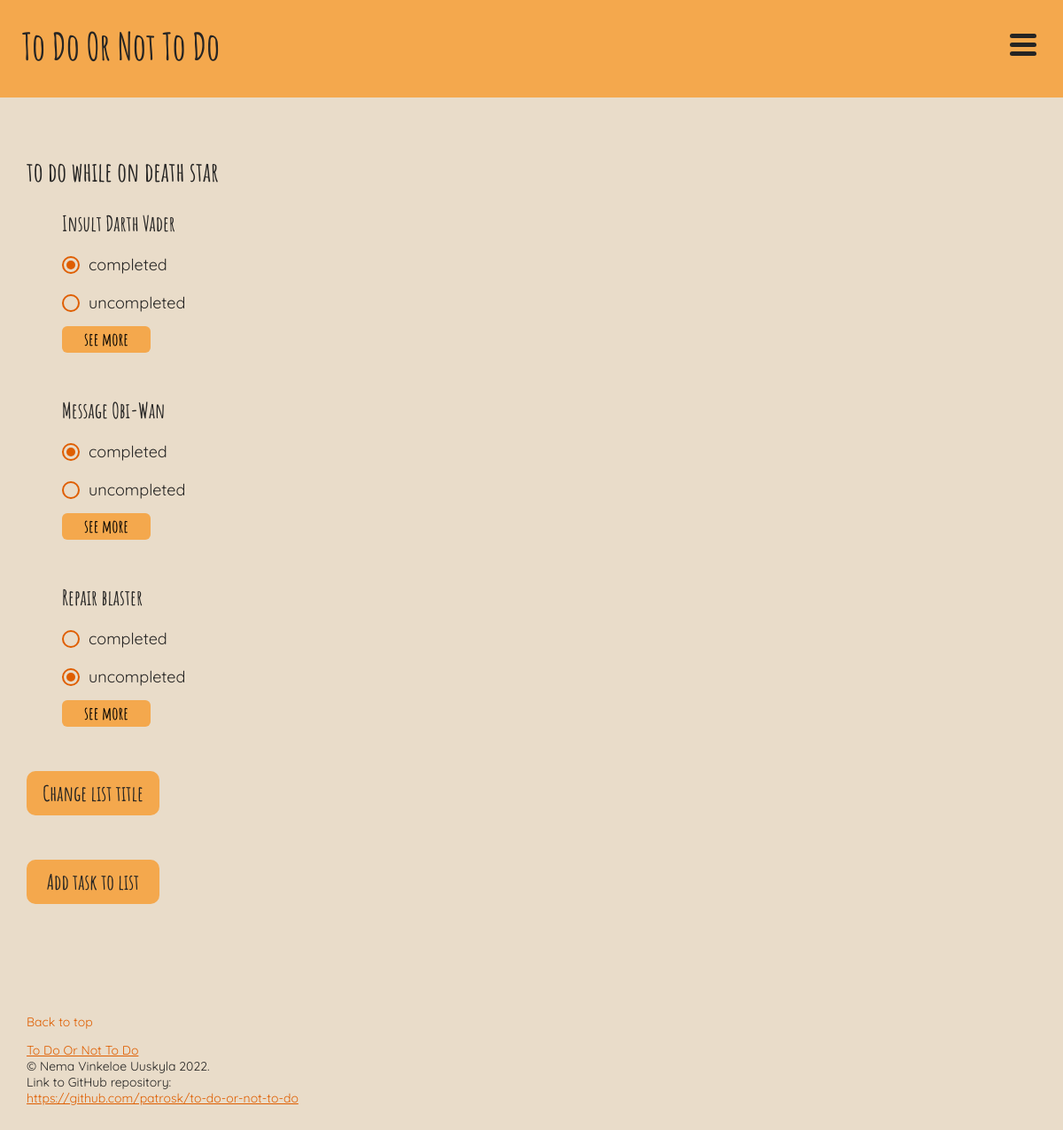
The app's page /single_list.php?id=18 (signed in), older data.
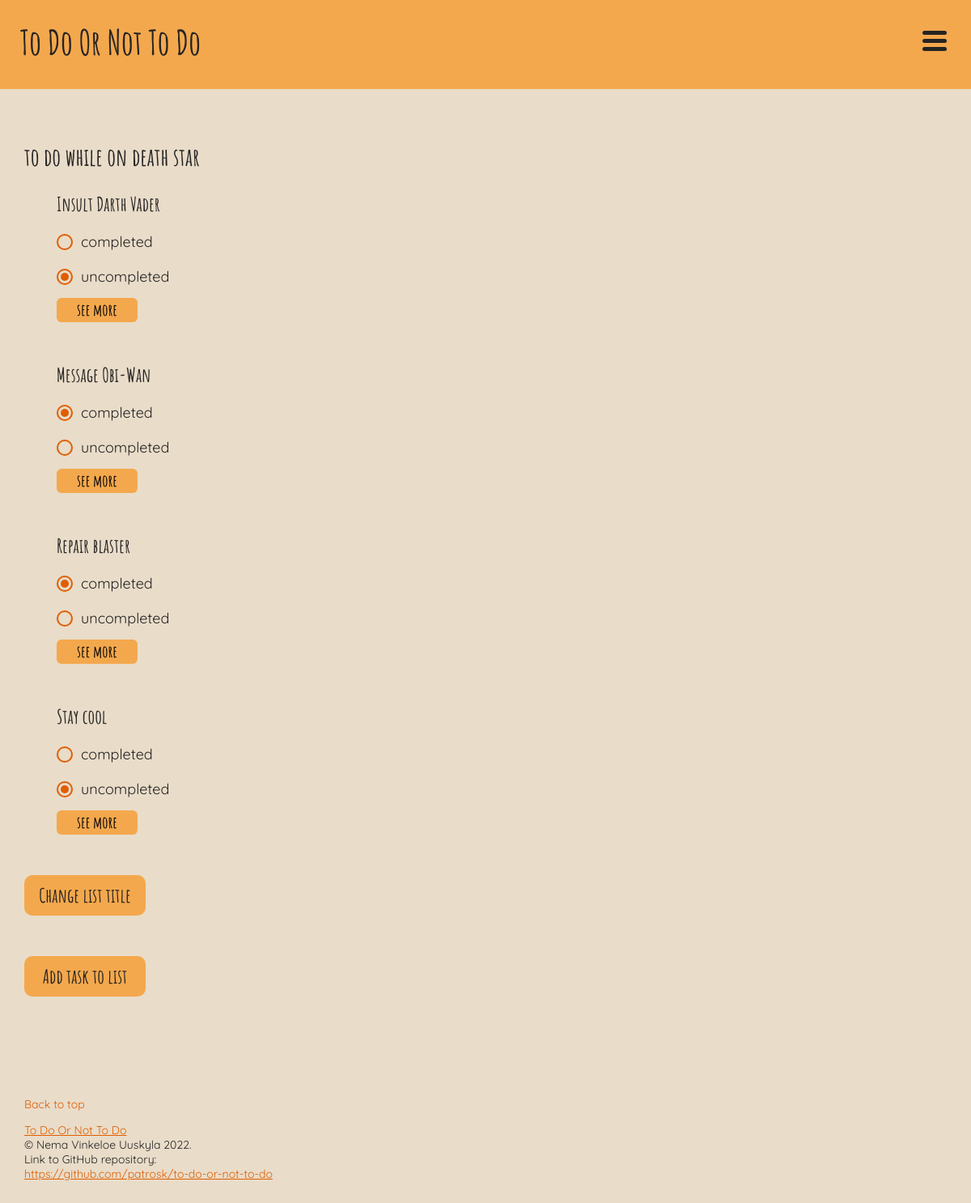
The same page, newer data.
### tables this page shows
CREATE TABLE lists (
	id INTEGER PRIMARY KEY AUTOINCREMENT,
	title VARCHAR,
	user_id VARCHAR,
	FOREIGN KEY (user_id) REFERENCES users(id)
);

CREATE TABLE tasks (
	id INTEGER PRIMARY KEY AUTOINCREMENT,
	user_id INTEGER,
	list_id INTEGER,
	name VARCHAR,
	description VARCHAR,
	created_at DATETIME,
	deadline_at DATETIME,
	completed_at DATETIME,
	FOREIGN KEY (user_id) REFERENCES users(id), 
	FOREIGN KEY (list_id) REFERENCES lists(id)
);

### app/config.php (called while the page is built, shortened)
<?php
return [
    'title' => 'To Do Or Not To Do',
    'database_path' => sprintf('sqlite:%s/database/database.db', __DIR__),
];

### app/autoload.php (called while the page is built, shortened)
<?php
require __DIR__ . '/config.php';
require __DIR__ . '/functions.php';
$config = require __DIR__ . '/config.php';

### app/functions.php (called while the page is built, shortened)
<?php
function get_lists(PDO $database)
{
    $user_id = $_SESSION['user']['id'];
    $statement = $database->prepare("SELECT * FROM lists WHERE user_id = :id");
    $statement->bindParam(':id', $user_id, PDO::PARAM_INT);
    $statement->execute();
    $lists = $statement->fetchAll(PDO::FETCH_ASSOC);
    return $lists;
}
function get_tasks_from_list(PDO $database, $list_id)
{
    $user_id = $_SESSION['user']['id'];
    $statement = $database->prepare("SELECT * FROM tasks WHERE user_id = :user_id AND list_id = :list_id");
    $statement->bindParam(':user_id', $user_id, PDO::PARAM_INT);
    $statement->bindParam(':list_id', $list_id, PDO::PARAM_INT);
    $statement->execute();
    $tasks = $statement->fetchAll(PDO::FETCH_ASSOC);
    return $tasks;
}
function task_status($task)
{
    if (isset($task['completed_at'])) {
        $status['completed'] = 'checked';
        $status['uncompleted'] = '';
    } else {
        $status['completed'] = '';
        $status['uncompleted'] = 'checked';
    }
    return $status;
}

### single_list.php (the view, shortened to what this page needs)
<?php
require __DIR__ . '/app/autoload.php';
require __DIR__ . '/views/header.php';
require __DIR__ . '/views/navigation.php';
?>
<?php
$id = $_GET['id'];
$lists = get_lists($database);
$tasks = get_tasks_from_list($database, $id); ?>
<?php foreach ($lists as $list) : ?>
    <?php if ($list['id'] == $id) : ?>
        <h2><?= $list['title'] ?></h2>
    <?php endif ?>
<?php endforeach ?>
<ul>
    <?php
    foreach ($tasks as $task) : ?>
        <?php $status = task_status($task); ?>
        <li>
            <div class="task-box">
                <a href="single_task.php?list_id=<?= $task['list_id'] ?>&task_id=<?= $task['id'] ?>"><?= $task['name'] ?></a>
                <?php $status = task_status($task); ?>
                <div class="complete-form">
                    <form action="/app/tasks/status.php?origin=single_list.php&list_id=<?= $task['list_id'] ?>&task_id=<?= $task['id'] ?>" method="post">
                        <div class="complete-button">
                            <input name="status" id="completed" value="completed" type="radio" <?= $status['completed'] ?>>
                            <label for="completed">completed</label>
                        </div>
                        <div class="complete-button">
                            <input name="status" id="uncompleted" value="uncompleted" type="radio" <?= $status['uncompleted'] ?>>
                            <label for="uncompleted">uncompleted</label>
                        </div>
                    </form>
                </div>
                <button class="see-more-button">see more</button>
            </div>
        </li>
    <?php endforeach ?>
</ul>
<button class="change-title-button">Change list title</button>
<button class="add-task-button">Add task to list</button>
<?php require __DIR__ . '/views/footer.php';

### views/header.php (shortened to what this page needs)
<!DOCTYPE html>
<html lang="en">
<head>
    <link rel="stylesheet" href="assets/styles/header.css">
    <link rel="stylesheet" href="assets/styles/media.css">
    <link rel="stylesheet" href="assets/styles/navigation.css">
    <link rel="stylesheet" href="assets/styles/style.css">
    <link rel="stylesheet" href="assets/styles/footer.css">
</head>
<body>

### views/navigation.php (shortened to what this page needs)
<header>
    <nav>
        <div class="navbar">
            <a class="title" href="index.php"><?= $config['title'] ?></a>
            <div class="dropdown">
                <button class="dropdown-button">
                    <span class="hamburger">
                        <span class="hamburger-inner"></span>
                    </span>
                </button>
            </div>
        </div>
    </nav>
</header>
<main>

### views/footer.php (shortened to what this page needs)
</main>
<footer>
    <p><a class="back-to-top">Back to top</a></p>
    <p><a href="index.php"><?= $config['title'] ?></a><br>
        © Nema Vinkeloe Uuskyla 2022.<br>
        Link to GitHub repository:<br>
        <a href="https://github.com/patrosk/to-do-or-not-to-do">https://github.com/patrosk/to-do-or-not-to-do</a>
    </p>
</footer>
</body>
</html>

### assets/styles/header.css (style rules this page uses)
*, *:before, *:after { box-sizing: border-box; }
:root { --background-color: #e9dcc9; --primary-color: #f4a84d; --secondary-color: #ff9900; --accent-color: #df5e00; --font-color: #252423; }
body { margin: 0; font-size: 18px; font-family: 'Quicksand'; }
main, footer { padding: 30px; }
h1, h2, h3, .due-today, .list-titles { font-family: 'Amatic'; }
h2 { font-size: 30px; }

### assets/styles/navigation.css (style rules this page uses)
nav { background-color: var(--primary-color); width: 100vw; height: 110px; position: fixed; z-index: 2; }
.navbar { display: flex; justify-content: space-between; padding: 25px; }
.title { text-decoration: none; font-family: 'Amatic'; font-size: 42px; color: var(--font-color); }
.dropdown-button { border: none; background-color: transparent; padding-right: 30px; }
.hamburger { position: relative; width: 30px; height: 25px; display: inline-block; }
.hamburger-inner { display: block; }
.hamburger-inner, .hamburger-inner::before, .hamburger-inner::after { width: 30px; height: 5px; background-color: var(--font-color); border-radius: 6px; position: absolute; transition-property: transform; transition-duration: 0.3s; transition-timing-function: ease; }
.hamburger-inner::before, .hamburger-inner::after { content: ''; display: block; }
.hamburger-inner::before { top: 10px; }
.hamburger-inner::after { top: 20px; }
nav a { text-decoration: none; color: var(--font-color); }
.dropdown { display: flex; flex-direction: column; align-items: end; padding-top: 12px; gap: 10px; position: absolute; right: 0; z-index: 1; }

### assets/styles/style.css (style rules this page uses)
body { background-color: var(--background-color); color: var(--font-color); }
main { padding-top: 150px; }
ul { list-style: none; }
li { margin-bottom: 30px; }
.home-buttons button, form button, .change-title-button, .add-task-button { all: unset; height: 50px; width: 150px; background-color: var(--secondary-color); border-radius: 10px; display: flex; justify-content: center; align-items: center; margin-bottom: 20px; transition: 0.5s ease; }
input { height: 35px; width: 100%; border: none; margin-top: 10px; margin-bottom: 20px; }
.change-title-button, .add-task-button { font-family: 'Amatic'; font-size: 24px; background-color: var(--primary-color); margin-bottom: 50px; }
.complete-form { margin-left: 30px; }
.complete-form input { width: 20px; height: 20px; margin: 0; }
input[type='radio'] { appearance: none; background-color: var(--background-color); border: 2px solid var(--accent-color); border-radius: 50%; display: grid; place-content: center; transform: translate(-30px, 22px); z-index: -1; }
input[type='radio']::before { content: ''; width: 10px; height: 10px; border-radius: 50%; transform: scale(0); transition: 120ms transform ease-in-out; box-shadow: inset 5px 5px 5px 5px var(--accent-color); }
input[type='radio']:checked::before { transform: scale(1); }
input#completed, input#uncompleted { cursor: pointer; z-index: -1; }
.see-more-button, .see-less-button { background-color: var(--primary-color); border: none; height: 30px; width: 100px; border-radius: 6px; font-family: 'Amatic'; margin-top: 15px; font-size: 20px; margin-bottom: 20px; transition: 0.5s ease; }
.task-box a, .task-button a, .list-titles a, .no-top-margin a { font-family: 'Amatic'; font-size: 24px; text-decoration: none; color: var(--font-color); }

### assets/styles/footer.css (style rules this page uses)
footer { font-size: 14px; }
footer a { color: var(--accent-color); }

Row changes from the older to the newer data that the page shows:
changed tasks "Insult Darth Vader": status "☑ completed" → "☐ completed"; status "☐ uncompleted" → "☑ uncompleted"
changed tasks "Repair blaster": status "☐" → "☑"; status "☑" → "☐"
added tasks: name "Stay cool"
